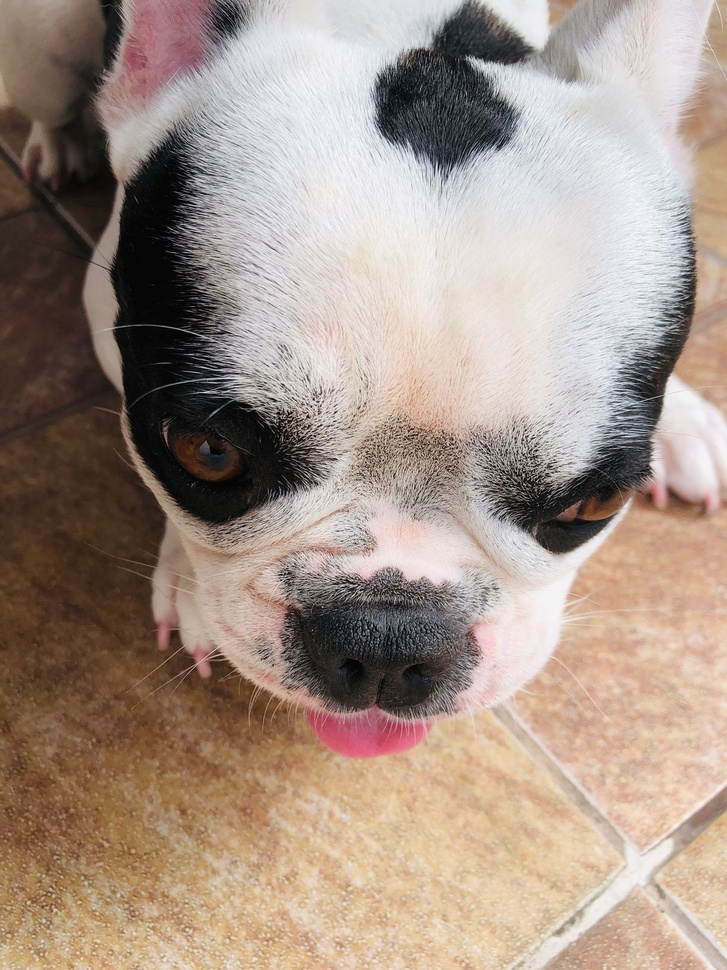
#> input picture imagens/doguinho.jpg, 727 x 970 px, shrunk from 1200 x 1600 before the run
$ python main.py
#> lines starting #> are read from the running program, lines starting #| are printed output that depends on the picture
### image_processor.py
from PIL import Image

def process_image(input_path, output_path):
    # Abre a imagem original
#> called with input_path = 'imagens/doguinho.jpg', output_path = 'imagens/doguinho_pb.jpg'
    img = Image.open(input_path)
#> img is the input picture: PIL image 727x970 RGB; mean R, G, B 165, 147.4, 135.6

    # Converte a imagem para preto e branco
    img_pb = img.convert("L")
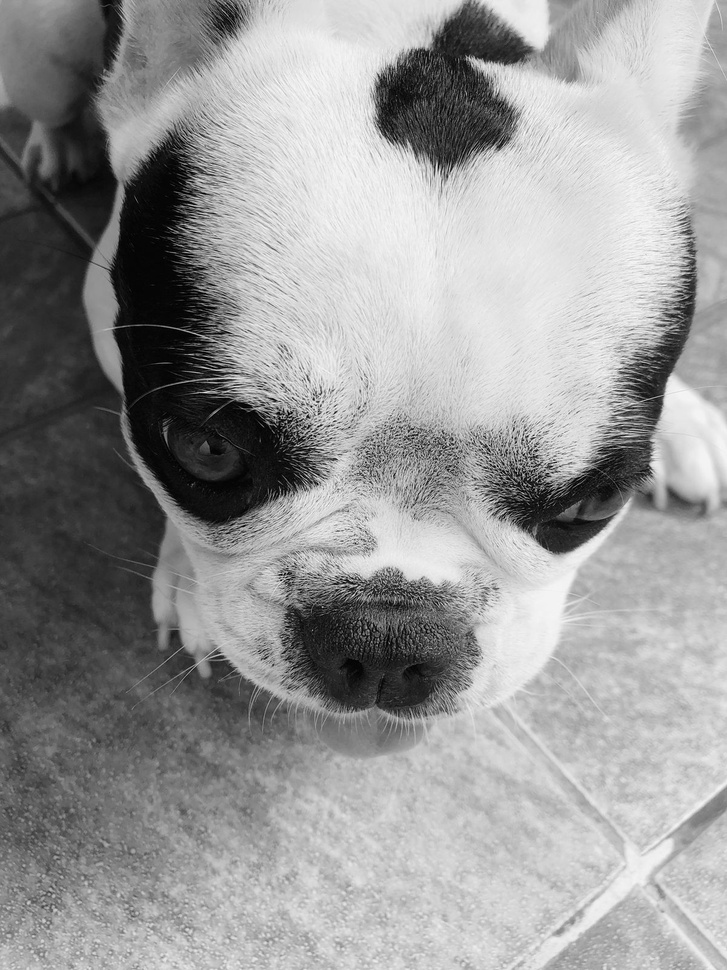
#> img_pb: PIL image 727x970 L; min 0, max 252, mean 151.3

    # Salva a nova imagem
    img_pb.save(output_path)

### main.py
from image_processor import process_image

# Caminho da imagem original
input_path = "imagens/doguinho.jpg"
output_path = "imagens/doguinho_pb.jpg"

# Processa a imagem
process_image(input_path, output_path)

print(f"Imagem processada com sucesso! Arquivo salvo em: {output_path}")
